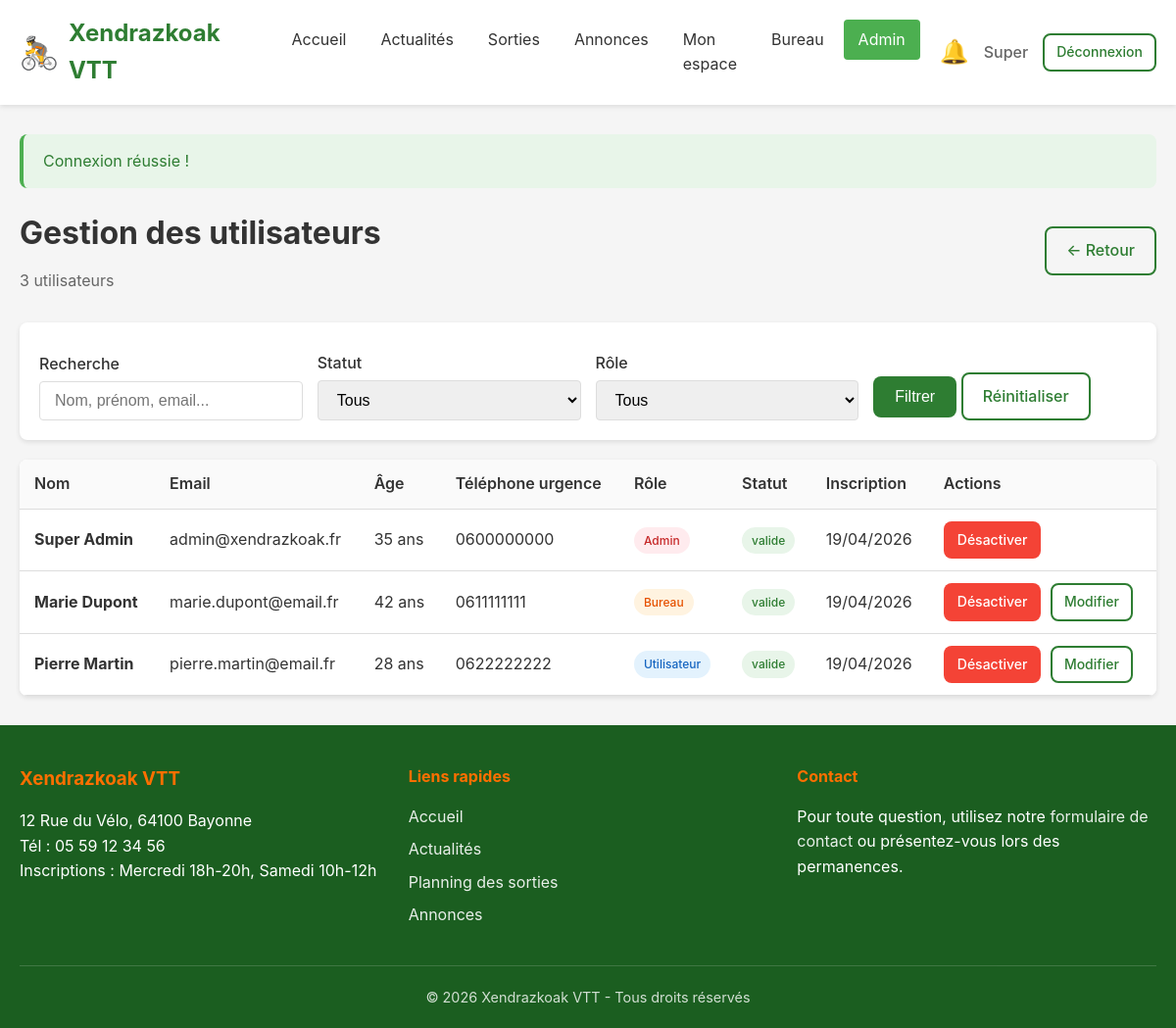
The page /manage_users.php (signed in) on the database its author committed.
### tables this page shows
CREATE TABLE users (
    id INT AUTO_INCREMENT PRIMARY KEY,
    nom VARCHAR(100) NOT NULL,
    prenom VARCHAR(100) NOT NULL,
    email VARCHAR(255) NOT NULL UNIQUE,
    password_hash VARCHAR(255) NOT NULL,
    age INT NOT NULL,
    responsable_nom_prenom VARCHAR(200) DEFAULT NULL COMMENT 'Obligatoire si age < 18',
    telephone_urgence VARCHAR(20) NOT NULL,
    commentaire TEXT DEFAULT NULL,
    role ENUM('visiteur', 'utilisateur', 'bureau', 'admin') DEFAULT 'utilisateur',
    statut_compte ENUM('en_attente', 'valide', 'refuse', 'desactive') DEFAULT 'en_attente',
    created_at DATETIME DEFAULT CURRENT_TIMESTAMP,
    updated_at DATETIME DEFAULT CURRENT_TIMESTAMP ON UPDATE CURRENT_TIMESTAMP
);

CREATE TABLE club_infos (
    id INT AUTO_INCREMENT PRIMARY KEY,
    nom_club VARCHAR(200) NOT NULL,
    adresse TEXT NOT NULL,
    telephone VARCHAR(20) NOT NULL,
    jours_inscription VARCHAR(255) NOT NULL,
    youtube_url VARCHAR(500) DEFAULT NULL,
    updated_at DATETIME DEFAULT CURRENT_TIMESTAMP ON UPDATE CURRENT_TIMESTAMP
);

### auth.php (called while the page is built, shortened)
<?php
require_once __DIR__ . '/functions.php';
function isLoggedIn() {
    return isset($_SESSION['user_id']) && $_SESSION['user_id'] > 0;
}
function getCurrentUser() {
    return $_SESSION['user_data'];
}
function hasRole($roles) {
    $user = getCurrentUser();
    if (is_string($roles)) {
        $roles = [$roles];
    }
    return in_array($user['role'], $roles);
}
function isAdmin() {
    return hasRole(ROLE_ADMIN);
}
function isBureau() {
    return hasRole([ROLE_BUREAU, ROLE_ADMIN]);
}
function isValidated() {
    $user = getCurrentUser();
    return $user && $user['statut_compte'] === STATUT_VALIDE;
}

### db.php (called while the page is built, shortened)
<?php
function getDB() {
    static $pdo = null;
    if ($pdo !== null) {
        return $pdo;
    }
    try {
        $dsn = "mysql:host=" . DB_HOST . ";dbname=" . DB_NAME . ";charset=" . DB_CHARSET;
        $options = [
            PDO::ATTR_ERRMODE            => PDO::ERRMODE_EXCEPTION,
            PDO::ATTR_DEFAULT_FETCH_MODE => PDO::FETCH_ASSOC,
            PDO::ATTR_EMULATE_PREPARES   => false,
        ];
        $pdo = new PDO($dsn, DB_USER, DB_PASS, $options);
        return $pdo;
    } catch (PDOException $e) {
        if (DEBUG_MODE) {
            die("Erreur de connexion à la base de données : " . $e->getMessage());
        } else {
            die("Erreur de connexion à la base de données. Veuillez réessayer plus tard.");
        }
    }
}
function dbFetchAll($sql, $params = []) {
    $stmt = getDB()->prepare($sql);
    $stmt->execute($params);
    return $stmt->fetchAll();
}
function dbFetchOne($sql, $params = []) {
    $stmt = getDB()->prepare($sql);
    $stmt->execute($params);
    return $stmt->fetch();
}

### manage_users.php (the view, shortened to what this page needs)
<?php
require_once __DIR__ . '/auth.php';
$isAdmin = isAdmin();
$filterStatut = $_GET['statut'] ?? '';
$search = $_GET['search'] ?? '';
$sql = "SELECT * FROM users WHERE 1=1";
$params = [];
$sql .= " ORDER BY created_at DESC";
$users = dbFetchAll($sql, $params);
require_once __DIR__ . '/header.php';
?>
<div class="page-header flex flex-between items-center">
    <div>
        <h1>Gestion des utilisateurs</h1>
        <p><?php echo count($users); ?> utilisateur<?php echo count($users) > 1 ? 's' : ''; ?></p>
    </div>
    <a href="<?php echo $isAdmin ? 'admin_dashboard.php' : 'bureau_dashboard.php'; ?>" class="btn btn-outline">← Retour</a>
</div>
<div class="filters">
    <form method="GET" action="">
        <div class="form-group">
            <label for="search">Recherche</label>
            <input type="text" id="search" name="search" class="form-control"
                   placeholder="Nom, prénom, email..." value="<?php echo escape($search); ?>">
        </div>
        <div class="form-group">
            <label for="statut">Statut</label>
            <select name="statut" id="statut" class="form-control">
                <option value="">Tous</option>
            </select>
        </div>
        <?php if ($isAdmin): ?>
        <div class="form-group">
            <label for="role">Rôle</label>
            <select name="role" id="role" class="form-control">
                <option value="">Tous</option>
            </select>
        </div>
        <?php endif; ?>
        <div class="form-group">
            <label>&nbsp;</label>
            <button type="submit" class="btn btn-primary">Filtrer</button>
            <a href="manage_users.php" class="btn btn-outline">Réinitialiser</a>
        </div>
    </form>
</div>
<div class="card">
    <div class="table-responsive">
        <table class="table" id="users-table">
            <thead>
                <tr>
                    <th>Nom</th>
                    <th>Email</th>
                    <th>Âge</th>
                    <th>Téléphone urgence</th>
                    <th>Rôle</th>
                    <th>Statut</th>
                    <th>Inscription</th>
                    <th>Actions</th>
                </tr>
            </thead>
            <tbody>
                <?php if (empty($users)): ?>
                    <tr>
                        <td colspan="8" class="text-center text-muted">Aucun utilisateur trouvé.</td>
                    </tr>
                <?php else: ?>
                    <?php foreach ($users as $u): ?>
                        <?php $canModify = $isAdmin || !in_array($u['role'], [ROLE_BUREAU, ROLE_ADMIN]); ?>
                        <tr>
                            <td>
                                <strong><?php echo escape($u['prenom'] . ' ' . $u['nom']); ?></strong>
                            </td>
                            <td><?php echo escape($u['email']); ?></td>
                            <td><?php echo $u['age']; ?> ans</td>
                            <td><?php echo escape($u['telephone_urgence']); ?></td>
                            <td>
                                <span class="badge badge-<?php
                                    echo $u['role'] === 'admin' ? 'error' :
                                        ($u['role'] === 'bureau' ? 'warning' : 'info');
                                ?>">
                                    <?php echo ucfirst($u['role']); ?>
                                </span>
                            </td>
                            <td>
                                <span class="badge badge-<?php
                                    echo $u['statut_compte'] === 'valide' ? 'success' :
                                        ($u['statut_compte'] === 'en_attente' ? 'warning' : 'error');
                                ?>">
                                    <?php echo $u['statut_compte']; ?>
                                </span>
                            </td>
                            <td><?php echo formatDate($u['created_at']); ?></td>
                            <td class="actions">
                                <?php if ($canModify): ?>
                                    <?php if ($u['statut_compte'] === 'en_attente'): ?>
                                        <a href="?action=validate&id=<?php echo $u['id']; ?>&statut=<?php echo $filterStatut; ?>"
                                           class="btn btn-sm btn-primary">Valider</a>
                                        <a href="?action=refuse&id=<?php echo $u['id']; ?>&statut=<?php echo $filterStatut; ?>"
                                           class="btn btn-sm btn-danger">Refuser</a>
                                    <?php elseif ($u['statut_compte'] === 'valide'): ?>
                                        <a href="?action=deactivate&id=<?php echo $u['id']; ?>&statut=<?php echo $filterStatut; ?>"
                                           class="btn btn-sm btn-danger"
                                           data-confirm="Désactiver ce compte ?">Désactiver</a>
                                    <?php elseif (in_array($u['statut_compte'], ['refuse', 'desactive'])): ?>
                                        <a href="?action=reactivate&id=<?php echo $u['id']; ?>&statut=<?php echo $filterStatut; ?>"
                                           class="btn btn-sm btn-primary">Réactiver</a>
                                    <?php endif; ?>
                                    <?php if ($isAdmin && $u['id'] != $user['id']): ?>
                                        <a href="admin_edit_user.php?id=<?php echo $u['id']; ?>"
                                           class="btn btn-sm btn-outline">Modifier</a>
                                    <?php endif; ?>
                                <?php else: ?>
                                    <span class="text-muted">-</span>
                                <?php endif; ?>
                            </td>
                        </tr>
                    <?php endforeach; ?>
                <?php endif; ?>
            </tbody>
        </table>
    </div>
</div>
<?php require_once __DIR__ . '/footer.php'; ?>

### header.php (shortened to what this page needs)
<?php
require_once __DIR__ . '/auth.php';
$currentUser = getCurrentUser();
$clubInfo = getClubInfo();
?>
<!DOCTYPE html>
<html lang="fr">
<head>
    <link rel="stylesheet" href="css/style.css">
</head>
<body>
    <header class="main-header">
        <div class="container">
            <div class="header-content">
                <a href="index.php" class="logo">
                    <span class="logo-icon">🚴</span>
                    <span class="logo-text"><?php echo SITE_NAME; ?></span>
                </a>
                <nav class="main-nav">
                    <ul>
                        <li><a href="index.php" <?php echo basename($_SERVER['PHP_SELF']) == 'index.php' ? 'class="active"' : ''; ?>>Accueil</a></li>
                        <li><a href="actualites.php" <?php echo basename($_SERVER['PHP_SELF']) == 'actualites.php' ? 'class="active"' : ''; ?>>Actualités</a></li>
                        <li><a href="sorties.php" <?php echo basename($_SERVER['PHP_SELF']) == 'sorties.php' ? 'class="active"' : ''; ?>>Sorties</a></li>
                        <li><a href="annonces.php" <?php echo basename($_SERVER['PHP_SELF']) == 'annonces.php' ? 'class="active"' : ''; ?>>Annonces</a></li>
                        <?php if (isLoggedIn() && isValidated()): ?>
                            <li><a href="dashboard.php" <?php echo basename($_SERVER['PHP_SELF']) == 'dashboard.php' ? 'class="active"' : ''; ?>>Mon espace</a></li>
                            <?php if (isBureau()): ?>
                                <li><a href="bureau_dashboard.php" <?php echo strpos(basename($_SERVER['PHP_SELF']), 'bureau_') === 0 ? 'class="active"' : ''; ?>>Bureau</a></li>
                            <?php endif; ?>
                            <?php if (isAdmin()): ?>
                                <li><a href="admin_dashboard.php" <?php echo strpos(basename($_SERVER['PHP_SELF']), 'admin_') === 0 || strpos(basename($_SERVER['PHP_SELF']), 'manage_') === 0 ? 'class="active"' : ''; ?>>Admin</a></li>
                            <?php endif; ?>
                        <?php endif; ?>
                    </ul>
                </nav>
                <div class="header-actions">
                    <?php if (isLoggedIn()): ?>
                        <a href="notifications.php" class="notification-icon" title="Notifications">
                            🔔
                        </a>
                        <span class="user-name"><?php echo escape($currentUser['prenom']); ?></span>
                        <a href="logout.php" class="btn btn-sm btn-outline">Déconnexion</a>
                    <?php else: ?>
                        <a href="login.php" class="btn btn-sm btn-outline">Connexion</a>
                        <a href="signup.php" class="btn btn-sm btn-primary">S'inscrire</a>
                    <?php endif; ?>
                </div>
            </div>
        </div>
    </header>
    <main class="main-content">
        <div class="container">

### footer.php (shortened to what this page needs)
        </div>
    </main>
    <footer class="main-footer">
        <div class="container">
            <div class="footer-content">
                <div class="footer-info">
                    <h3><?php echo SITE_NAME; ?></h3>
                    <?php if ($clubInfo): ?>
                        <p><?php echo escape($clubInfo['adresse']); ?></p>
                        <p>Tél : <?php echo escape($clubInfo['telephone']); ?></p>
                        <p>Inscriptions : <?php echo escape($clubInfo['jours_inscription']); ?></p>
                    <?php endif; ?>
                </div>
                <div class="footer-links">
                    <h4>Liens rapides</h4>
                    <ul>
                        <li><a href="index.php">Accueil</a></li>
                        <li><a href="actualites.php">Actualités</a></li>
                        <li><a href="sorties.php">Planning des sorties</a></li>
                        <li><a href="annonces.php">Annonces</a></li>
                    </ul>
                </div>
                <div class="footer-contact">
                    <h4>Contact</h4>
                    <p>Pour toute question, utilisez notre <a href="messages.php">formulaire de contact</a> ou présentez-vous lors des permanences.</p>
                </div>
            </div>
            <div class="footer-bottom">
                <p>&copy; <?php echo date('Y'); ?> <?php echo SITE_NAME; ?> - Tous droits réservés</p>
            </div>
        </div>
    </footer>
</body>
</html>

### rows shown on the page
users: prenom "Super", prenom+nom "Super Admin", email "admin@xendrazkoak.fr", age "35", telephone_urgence "0600000000", role "Admin", statut_compte "valide", created_at "19/04/2026"
users: prenom+nom "Marie Dupont", email "marie.dupont@email.fr", age "42", telephone_urgence "0611111111", role "Bureau", statut_compte "valide", created_at "19/04/2026"
users: prenom+nom "Pierre Martin", email "pierre.martin@email.fr", age "28", telephone_urgence "0622222222", role "Utilisateur", statut_compte "valide", created_at "19/04/2026"
club_infos: adresse "12 Rue du Vélo, 64100 Bayonne", telephone "05 59 12 34 56", jours_inscription "Mercredi 18h-20h, Samedi 10h-12h"

### other values the page prints
SITE_NAME "Xendrazkoak VTT"
$flash['message'] "Connexion réussie !"
count($users) "3"
